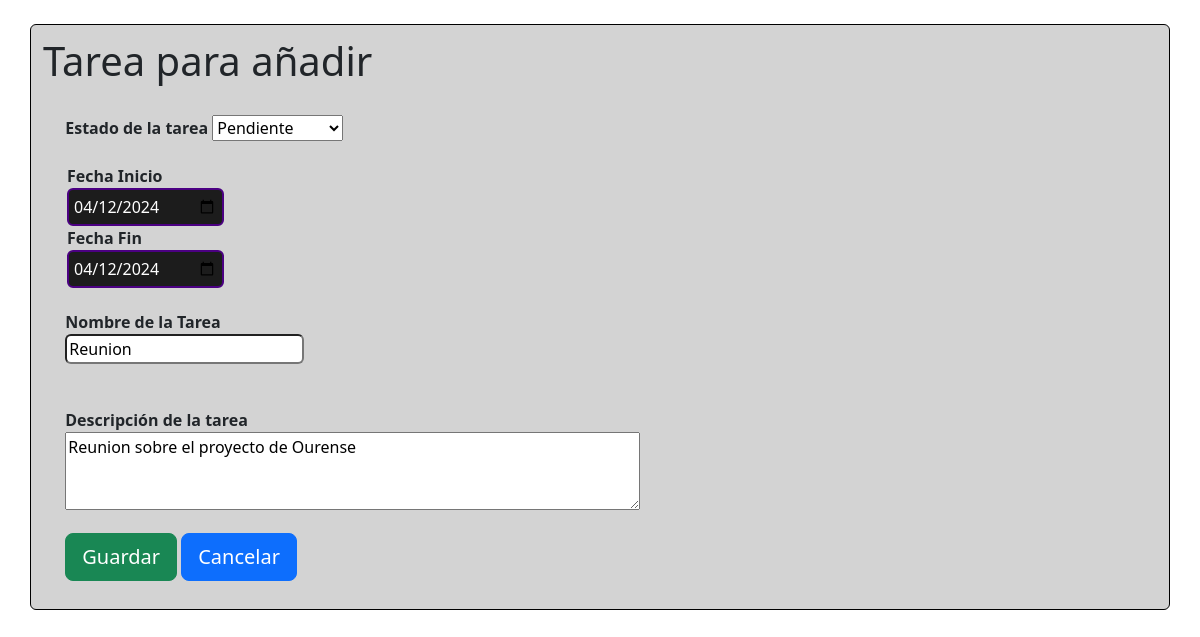
/crear_tarea.php?edit_ID=3, run on the app's committed database.
### tables this page shows
CREATE TABLE `tarea` (
  `Id` int(10) NOT NULL AUTO_INCREMENT,
  `Nombre` varchar(100) DEFAULT NULL,
  `Descripcion` varchar(255) DEFAULT NULL,
  `Fecha_Creacion` timestamp NOT NULL DEFAULT current_timestamp(),
  `Fecha_Inicio` date NOT NULL,
  `Fecha_Fin` date DEFAULT NULL,
  `Estado_ID` int(10) DEFAULT NULL,
  `Usuario` int(10) NOT NULL,
  PRIMARY KEY (`Id`),
  KEY `Estado_ID` (`Estado_ID`),
  KEY `Usuario` (`Usuario`),
  CONSTRAINT `tarea_ibfk_1` FOREIGN KEY (`Estado_ID`) REFERENCES `estado_tarea` (`Id`),
  CONSTRAINT `tarea_ibfk_2` FOREIGN KEY (`Usuario`) REFERENCES `usuario` (`Id`)
);

### tareas.php (called while the page is built, shortened)
<?php
function buscar_tarea($id_Tarea)
{
    $conexion_Establecida = crear_Conexion();
    $query = "select * from tarea where ID = $id_Tarea";
    $resul_query = $conexion_Establecida->query($query);
    if (!$resul_query) {
        echo "Error al ejecutar la consulta " . $conexion_Establecida->error;
    } else {
        return $resul_query;
    }
}
function estado_Tarea()
{
    $conexion_Establecida = crear_Conexion();
    $query = "select * from estado_Tarea";
    $resul_query = $conexion_Establecida->query($query);
    if (!$resul_query) {
        echo "Error al ejecutar la consulta " . $conexion_Establecida->error;
    } else {
        return $resul_query;
    }
}

### crear_tarea.php (the view, shortened to what this page needs)
<?php
$Id = "";
$nombre = "";
$descripcion = "";
$estado = "";
$fechaInicio = "";
$fechaFin = "";
include "tareas.php";
$estado_Tarea = estado_Tarea();
if (!empty($_GET["edit_ID"])) {
    if (!empty($_POST["nombre"]) && !empty($_POST["descripcion"])  && !empty($_POST["estado_ID"])) {
        editar_tarea($_GET["edit_ID"]);
    } else {
        $editar_Tarea =  buscar_tarea($_GET["edit_ID"]);
        if (!empty($editar_Tarea)) {
            while ($row = mysqli_fetch_array($editar_Tarea)) {
                $Id = $row["Id"];
                $nombre = $row["Nombre"];
                $descripcion = $row["Descripcion"];
                $estado = $row["Estado_ID"];
                $fechaInicio = $row["Fecha_Inicio"];
                $fechaFin = $row["Fecha_Fin"];
            }
        }
    }
}
?>
<html lang="es">
<head>
    <link rel="stylesheet" href="style_Tarea.css">
    <link href="https://cdn.jsdelivr.net/npm/bootstrap@5.3.3/dist/css/bootstrap.min.css" rel="stylesheet">
</head>
<body id="body_">
    <div class="container border border-black rounded" id="contain_body">
        <h1>Tarea para añadir</h1>
        <form action="<?php $_SERVER['PHP_SELF']; ?>" method="post">
            <div class="container " id="contain_estado">
                <label><strong>Estado de la tarea</strong></label>
                <select name="estado_ID" id="selectEstado" required>
                    <?php
                    while ($row = mysqli_fetch_array($estado_Tarea)) {
                        if ($row["Id"] == $estado) {
                            echo  '<option value=' . $row['Id'] . ' selected >' . $row["Estado"] . '</option>';
                        } else {
                            echo  '<option value=' . $row['Id'] . '>' . $row['Estado'] . '</option>';
                        }
                    }
                    ?>
                </select>
            </div>
            <div class="container" id="ctnr_Fechas">
                <div class="container">
                    <label for="start" class="lbl_Inicio"><strong>Fecha Inicio</strong></label>
                    <br>
                    <input type="date" class="start" name="trip-start" value="<?php echo $fechaInicio ?>" required />
                </div>
                <div class="container">
                    <label for="start" class="lbl_Inicio"><strong>Fecha Fin</strong></label>
                    <br>
                    <input type="date" class="start" name="trip-stop" value="<?php echo $fechaFin ?>" required />
                </div>
            </div>
            <div class="container " id="contain_nombre">
                <label><strong> Nombre de la Tarea </strong></label>
                <br>
                <input type="text" name="nombre" class="rounded" value="<?php echo $nombre ?>" required>
            </div>
            <div class="container" id="contain_descripcion">
                <label><strong>Descripción de la tarea</strong></label>
                <br>
                <textarea id="tarea_" name="descripcion" rows="3" cols="60" required placeholder="Descripcion de la tarea ..."><?php echo trim($descripcion); ?></textarea>
            </div>
            <?php
            if ($Id != null) {
                echo  "<button id='btn_guardar' class='btn btn-success btn-lg' type='submit'>Guardar</button>";
            } else {
                echo  "<button id='btn_guardar' class='btn btn-success btn-lg' type='submit'>Añadir</button>";
            }
            ?>
            <a href='listar_tareas.php' class='btn btn-primary btn-lg'>Cancelar</a>
        </form>
    </div>
</body>
</html>

### style_Tarea.css (style rules this page uses)
#contain_body { background-color: lightgray; margin-top: 2%; padding: 1%; }
#contain_estado { padding: 2%; }
#contain_estado select { margin-right: 2%; }
#contain_nombre { padding: 2%; }
#contain_descripcion { padding: 2%; }
#btn_guardar { margin-left: 2%; }
#ctnr_Fechas { display: inline-block; }
.start { --color: indigo; border: 2px solid var(--color); font-size: 1.0rem; background: #000d; color: #fff; padding: 5px; border-radius: 6px; }

### data on the page
tarea: trip-start "04/12/2024", trip-stop "04/12/2024", nombre "Reunion", descripcion "Reunion sobre el proyecto de Ourense"

### other printed values
form field estado_ID "Pendiente"
